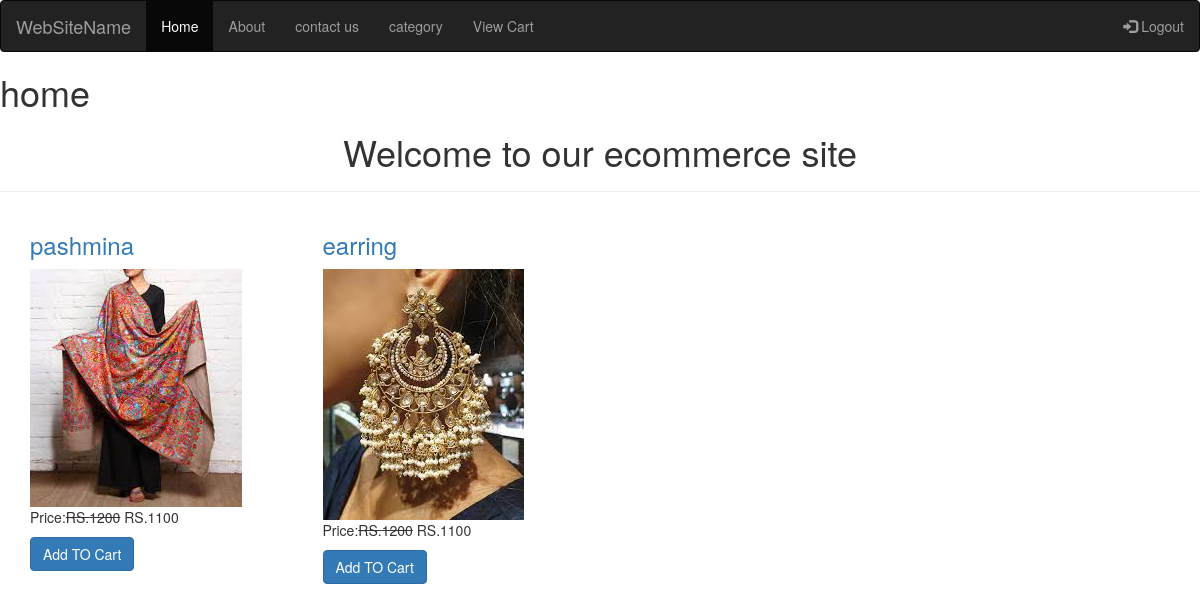
The page / on the database its author committed.
### ecommapp/models.py (models this page shows, shortened)
class Product(models.Model):
    title= models.CharField(max_length=200)
    slug= models.SlugField( unique=True)
    category=models.ForeignKey(Category,on_delete=models.CASCADE)
    image=models.ImageField(upload_to="products")
    marked_price= models.PositiveIntegerField()
    selling_price= models.PositiveIntegerField()
    description=models.TextField()
    warranty=models.CharField(max_length=200,null=True,blank=True)
    view_count=models.PositiveIntegerField(default=0)
    quantity=models.PositiveIntegerField()
    quantity_in=models.ForeignKey(Quantity_in,on_delete=models.CASCADE)
    source=models.CharField(max_length=100)

### ecommapp/views.py (the view)
# urls.py: path('',views.home,name="home"),
def home(request):
    list=Product.objects.all().order_by("-id")
    return render(request,'home.html',{'product_list':list})

### templates/home.html (shortened to what this page needs)
{% extends 'master.html' %}
{% block 'body' %}
<h1>home</h1>
    <h1 class="text-center">Welcome to our ecommerce site</h1>
    <hr>
        <div class="container">
            <div class="row">
                {% for p in product_list %}
                <div class="col-md-3">
                    <div class="m-4">
                        <a href="{% url 'productdetails' p.slug %}"> <h3>{{ p.title }}</h3></a>
                        <img src="{{ p.image.url}}" alt="" class="img-fluid" style="height:2500; object-fit:cover;">
                            <br>
                        <p class="mt-3">Price:<strike>RS.{{ p.marked_price }}</strike> RS.{{ p.selling_price }}</p>
                            <a href="{% url 'addtocart' p.id %}" class="btn btn-primary">Add TO Cart</a>
                    </div>
            </div>
                {% endfor %}
         </div>
    </div>
{% endblock %}

### rows shown on the page
Product: title "pashmina", image (picture), marked_price "1200", selling_price "1100"
Product: title "earring", image (picture), marked_price "1200", selling_price "1100"
